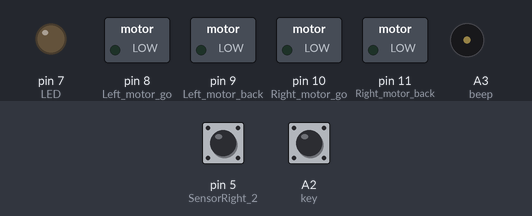
Bench run of a sketch on a simulated Arduino Uno, built with avr-gcc and run on an emulated ATmega328P. On the bench: switched loads named in the sketch (green lamp = pin HIGH), output pins drawn as LEDs (lit = HIGH), buzzer (waves = sounding, pin HIGH). Dashed ring = blinking. The inputs (shaded band) are chosen by the test bench; at power-on: A2 (key) LOW, pin 5 (SensorRight_2) LOW.

Above: at 1.2 s.
1.3 s: A2 (key) pulled HIGH for 0.15 s
At 1.95 s:
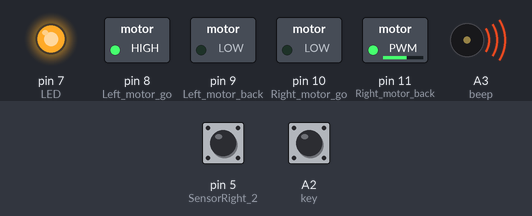
At 2.5 s:
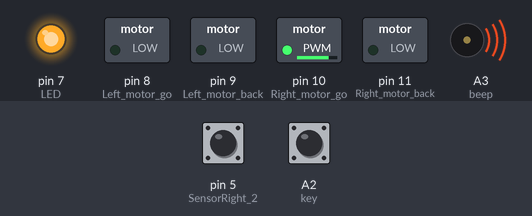
4.3 s: pin 5 (SensorRight_2) driven HIGH
Timing chart, 0 to 5.1 s (numbered marks = the images above; inputs shaded):
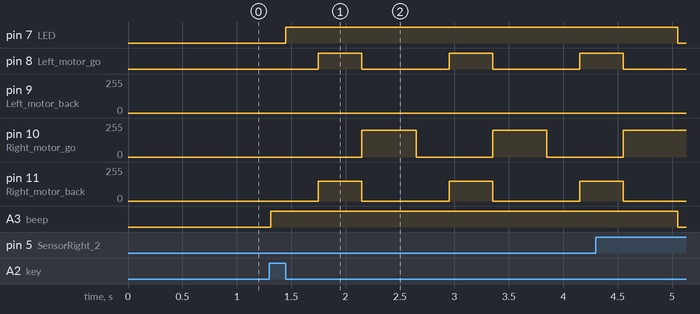

Measured:
- after the input at 1.3 s, pin 7 (LED): LOW → HIGH after 0.15 s; pin 8 (Left_motor_go): alternates HIGH for 0.40 s and LOW for 0.80 s, starting after 0.45 s
- after the input at 4.3 s, pin 7 (LED), A3 (beep): HIGH → LOW after 0.75 s

The sketch:

avoid-infrared.ino
```cpp
//===============================================================
//  智能小车红外避障实验（基础避障）
//===============================================================
//#include <Servo.h>
int Left_motor_go = 8;   //左电机前进(IN1)
int Left_motor_back = 9; //左电机后退(IN2)

int Right_motor_go = 10;   // 右电机前进(IN3)
int Right_motor_back = 11; // 右电机后退(IN4)

int key = A2;  //定义按键 数字A2 接口
int beep = A3; //定义蜂鸣器 数字A3 接口

int LED = 7; //定义LED 数字7 接口

const int SensorRight_2 = 5; //中间红外避障传感器(P3.4 OUT3)

int SR_2; //右红外传感器状态

void setup()
{
  //初始化电机驱动IO为输出方式
  pinMode(Left_motor_go, OUTPUT);    // PIN 8 ( 无 PWM)
  pinMode(Left_motor_back, OUTPUT);  // PIN 9 (PWM)
  pinMode(Right_motor_go, OUTPUT);   // PIN 10 (PWM)
  pinMode(Right_motor_back, OUTPUT); // PIN 11 (PWM)
  pinMode(key, INPUT);               //定义按键接口为输入接口
  pinMode(beep, OUTPUT);             //定义蜂鸣器为输出接口
  pinMode(LED, OUTPUT);              //定义LED为输出接口

  pinMode(SensorRight_2, INPUT); //定义中间避障传感器为输入
}
//=======================智能小车的基本动作=========================
//void run(int time)     // 前进
void run() // 前进
{
  digitalWrite(Right_motor_go, HIGH); // 右电机前进
  digitalWrite(Right_motor_back, LOW);
  analogWrite(Right_motor_go, 160); //PWM比例0~255调速，左右轮差异略增减
  analogWrite(Right_motor_back, 0);
  digitalWrite(Left_motor_go, LOW); // 左电机前进
  digitalWrite(Left_motor_back, HIGH);
  analogWrite(Left_motor_go, 0); //PWM比例0~255调速，左右轮差异略增减
  analogWrite(Left_motor_back, 160);
  //delay(time * 100);   //执行时间，可以调整
}

void brake(int time) //刹车，停车
{
  digitalWrite(Right_motor_go, LOW);
  digitalWrite(Right_motor_back, LOW);
  digitalWrite(Left_motor_go, LOW);
  digitalWrite(Left_motor_back, LOW);
  delay(time * 100); //执行时间，可以调整
}

//void left(int time)         //左转(左轮不动，右轮前进)
void left(int time) //左转(左轮不动，右轮前进)
{
  digitalWrite(Right_motor_go, HIGH); // 右电机前进
  digitalWrite(Right_motor_back, LOW);
  analogWrite(Right_motor_go, 200);
  analogWrite(Right_motor_back, 0); //PWM比例0~255调速
  digitalWrite(Left_motor_go, LOW); //左轮后退
  digitalWrite(Left_motor_back, LOW);
  analogWrite(Left_motor_go, 0);
  analogWrite(Left_motor_back, 0); //PWM比例0~255调速
  delay(time * 100);               //执行时间，可以调整
}

void spin_left(int time) //左转(左轮后退，右轮前进)
{
  digitalWrite(Right_motor_go, HIGH); // 右电机前进
  digitalWrite(Right_motor_back, LOW);
  analogWrite(Right_motor_go, 200);
  analogWrite(Right_motor_back, 0);  //PWM比例0~255调速
  digitalWrite(Left_motor_go, HIGH); //左轮后退
  digitalWrite(Left_motor_back, LOW);
  analogWrite(Left_motor_go, 200);
  analogWrite(Left_motor_back, 0); //PWM比例0~255调速
  delay(time * 100);               //执行时间，可以调整
}

//void right(int time)
void right() //右转(右轮不动，左轮前进)
{
  digitalWrite(Right_motor_go, LOW); //右电机后退
  digitalWrite(Right_motor_back, LOW);
  analogWrite(Right_motor_go, 0);
  analogWrite(Right_motor_back, 0); //PWM比例0~255调速
  digitalWrite(Left_motor_go, LOW); //左电机前进
  digitalWrite(Left_motor_back, HIGH);
  analogWrite(Left_motor_go, 0);
  analogWrite(Left_motor_back, 200); //PWM比例0~255调速
  //delay(time * 100);	//执行时间，可以调整
}

void spin_right(int time) //右转(右轮后退，左轮前进)
{
  digitalWrite(Right_motor_go, LOW); //右电机后退
  digitalWrite(Right_motor_back, HIGH);
  analogWrite(Right_motor_go, 0);
  analogWrite(Right_motor_back, 200); //PWM比例0~255调速
  digitalWrite(Left_motor_go, LOW);   //左电机前进
  digitalWrite(Left_motor_back, HIGH);
  analogWrite(Left_motor_go, 0);
  analogWrite(Left_motor_back, 200); //PWM比例0~255调速
  delay(time * 100);                 //执行时间，可以调整
}

void back(int time) //后退
{
  digitalWrite(Right_motor_go, LOW); //右轮后退
  digitalWrite(Right_motor_back, HIGH);
  analogWrite(Right_motor_go, 0);
  analogWrite(Right_motor_back, 150); //PWM比例0~255调速
  digitalWrite(Left_motor_go, HIGH);  //左轮后退
  digitalWrite(Left_motor_back, LOW);
  analogWrite(Left_motor_go, 150);
  analogWrite(Left_motor_back, 0); //PWM比例0~255调速
  delay(time * 100);               //执行时间，可以调整
}
//==========================================================

void keyscan() //按键扫描
{
  int val;
  val = digitalRead(key);   //读取数字7 口电平值赋给val
  while (!digitalRead(key)) //当按键没被按下时，一直循环
  {
    val = digitalRead(key); //此句可省略，可让循环跑空
  }
  while (digitalRead(key)) //当按键被按下时
  {
    delay(10);              //延时10ms
    val = digitalRead(key); //读取数字7 口电平值赋给val
    if (val == HIGH)        //第二次判断按键是否被按下
    {
      digitalWrite(beep, HIGH);  //蜂鸣器响
      while (!digitalRead(key))  //判断按键是否被松开
        digitalWrite(beep, LOW); //蜂鸣器停止
    }
    else
      digitalWrite(beep, LOW); //蜂鸣器停止
  }
}

void loop()
{
  keyscan(); //调用按键扫描函数
  while (1)
  {
    //有信号为LOW  没有信号为HIGH  有障碍物输出0  没有障碍物输出1
    SR_2 = digitalRead(SensorRight_2);
    if (SR_2 == HIGH) //前面没有障碍物
    {
      run();                   //调用前进函数
      digitalWrite(beep, LOW); //蜂鸣器不响
      digitalWrite(LED, LOW);  //LED不亮
    }
    else if (SR_2 == LOW) // 前面探测到有障碍物，有信号返回
    {
      digitalWrite(beep, HIGH); //蜂鸣器响
      digitalWrite(LED, HIGH);  //LED亮
      brake(3);                 //停止300MS
      back(4);                  //后退400MS
      left(5);                  //调用左转函数  延时500ms
    }
  }
}
```
